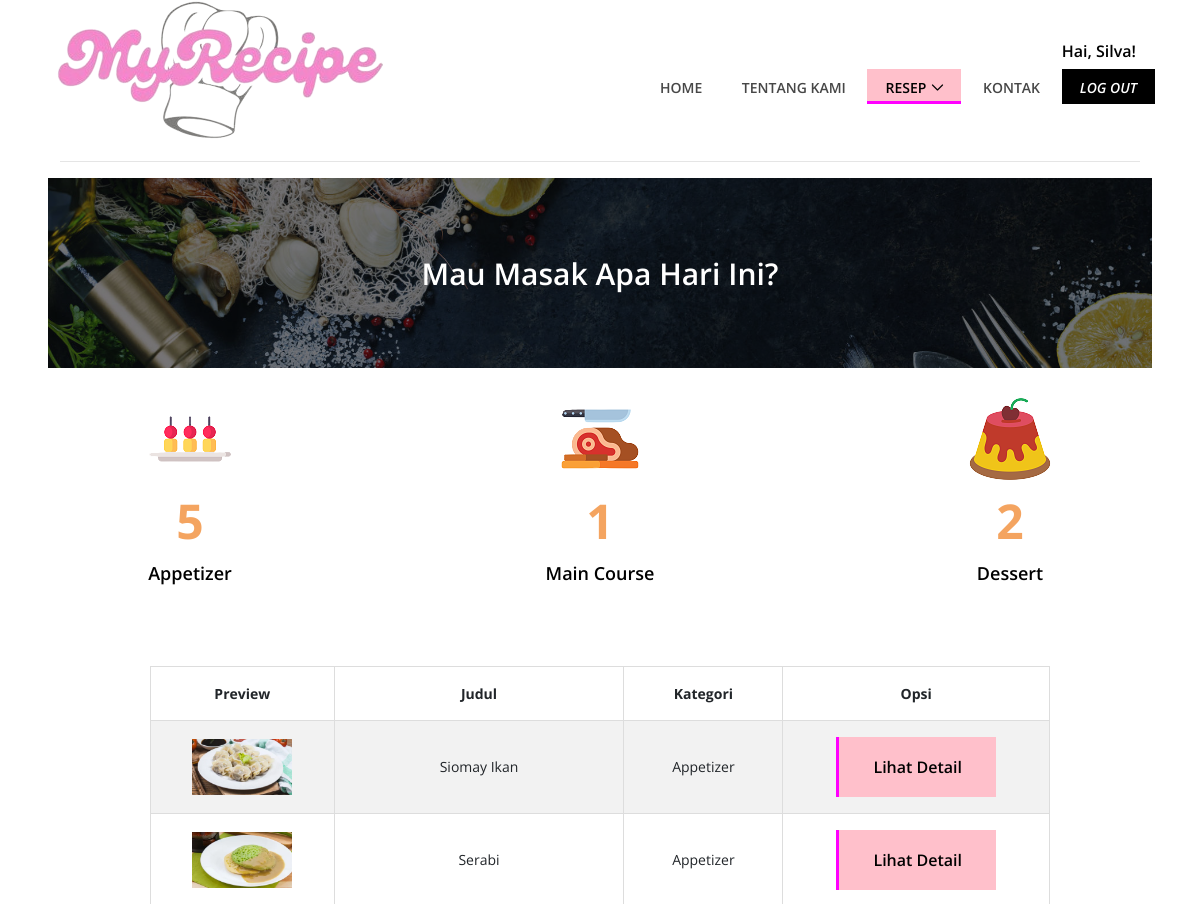
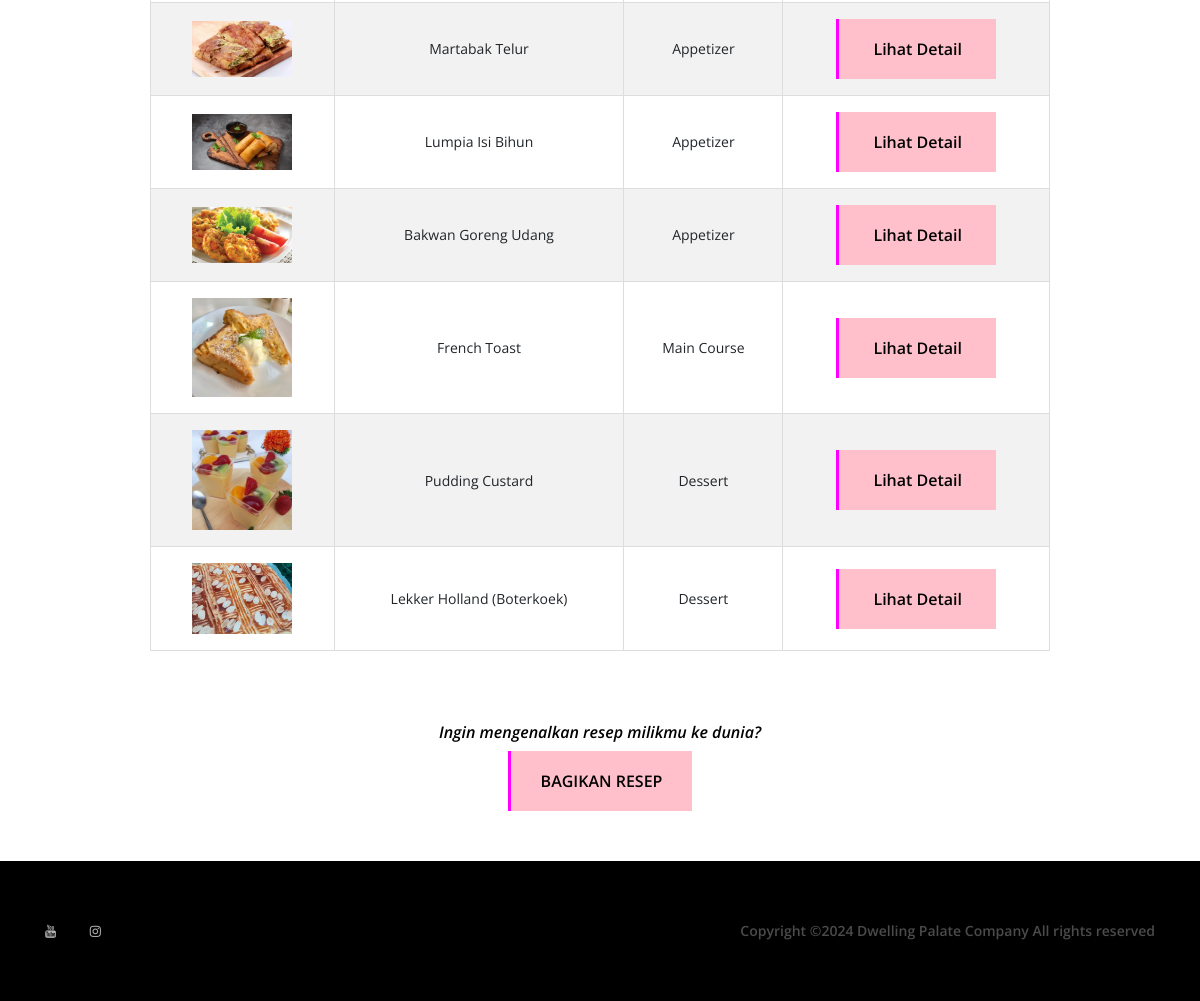
The page /output.php (signed in) on the database its author committed (2 pictures, top to bottom).
### tables this page shows
CREATE TABLE `dataresep` (
  `id_resep` int(11) NOT NULL,
  `judul` varchar(50) NOT NULL,
  `kategori` varchar(20) NOT NULL,
  `waktu` int(4) NOT NULL,
  `bahan` varchar(5000) NOT NULL,
  `langkah` varchar(5000) NOT NULL
);

### output.php (the view, shortened to what this page needs)
<?php
    $username = $_SESSION['username'];
?>
<!DOCTYPE html>
<html>
    <head>
        <link rel="stylesheet" href="style.css">
    </head>
    <body>
        <header class="header-area">
            <div class="main-menu">
                <div class="classy-nav-container breakpoint-off">
                    <div class="container">
                        <nav class="classy-navbar justify-content-between" id="deliciousNav">
                            <a class="nav-brand" href="home.php"><img src="img/png/logo1.png" alt=""></a>
                            <div class="classy-menu">
                                <div class="classynav">
                                    <ul>
                                        <li><a href="home.php">Home</a></li>
                                        <li><a href="home.php#about">Tentang Kami</a></li>
                                        <li class="active"><a href="#">Resep</a>
                                        </li>
                                        <li><a href="home.php#contact">Kontak</a></li>
                                        <li><?php echo "<h6>Hai, ".$username."!</h6>"?>
                                        <a style="background-color: black; color: white;" href=logout.php><i>LOG OUT</i></a></li>
                                    </ul>
                                </div>
                            </div>
                        </nav>
                    </div>
                </div>
            </div>
        </header>
        <center>
            <hr width="90%">
            <a href="output.php">
                <div class="breadcumb-area bg-img bg-overlay" style="background-image: url(img/background/breadcumb.jpg);">
                    <div class="container h-100">
                        <div class="row h-100 align-items-center">
                            <div class="col-12">
                                <div class="breadcumb-text text-center">
                                    <h2>Mau Masak Apa Hari Ini?</h2>
                                </div>
                            </div>
                        </div>
                    </div>
                </div>
            </a>
            <?php
                include 'koneksi.php';
                $totalapp = 0;
                $app = mysqli_query($konek, 'SELECT * FROM dataresep WHERE kategori = "Appetizer"');
                while($countapp=mysqli_fetch_array($app))
                {
                    $totalapp ++;
                }
                $totalmc = 0;
                $mc = mysqli_query($konek, 'SELECT * FROM dataresep WHERE kategori = "Main Course"');
                while($countmc=mysqli_fetch_array($mc))
                {
                    $totalmc ++;
                }
                $totaldes = 0;
                $des = mysqli_query($konek, 'SELECT * FROM dataresep WHERE kategori = "Dessert"');
                while($countdes=mysqli_fetch_array($des))
                {
                    $totaldes ++;
                }
                ?>
            <div class="row align-items-center mt-30">
                <div class="col-12 col-sm-8 col-lg-4">
                    <a href='output.php?kategori="Appetizer"'>
                        <div class="single-cool-fact">
                            <img src="img/png/appetizer.png" alt="">
                            <h3><span class="counter"><?php echo $totalapp;?></span></h3>
                            <h6>Appetizer</h6>
                        </div>
                    </a>
                </div>
                <div class="col-12 col-sm-8 col-lg-4">
                    <a href='output.php?kategori="Main Course"'>
                        <div class="single-cool-fact">
                            <img src="img/png/maincourse.png" alt="">
                            <h3><span class="counter"><?php echo $totalmc;?></span></h3>
                            <h6>Main Course</h6>
                        </div>
                    </a>
                </div>
                <div class="col-12 col-sm-8 col-lg-4">
                    <a href='output.php?kategori="Dessert"'>
                        <div class="single-cool-fact">
                            <img src="img/png/dessert.png" alt="">
                            <h3><span class="counter"><?php echo $totaldes;?></span></h3>
                            <h6>Dessert</h6>
                        </div>
                    </a>
                </div>
            </div>
        <table border="1">
            <tr>
                <td> <b>Preview</b> </td>
                <td> <b>Judul</b> </td>
                <td> <b>Kategori</b> </td>
                <td> <b>Opsi</b> </td>
            </tr>
            <?php
                if($kategori = $_GET['kategori']){
                    $query = mysqli_query($konek, "SELECT * from dataresep WHERE kategori = $kategori");
                }
                else{
                    $query = mysqli_query($konek, "SELECT * from dataresep");
                }
                while($data=mysqli_fetch_array($query))
                {?>
                    <tr>
                        <td><?php echo '<img src="img/preview/preview('.$data['id_resep'].').jpg" width=100px>'; ?>
                        <td><?php echo $data['judul'];?></td>
                        <td><?php echo $data['kategori'];?></td>
                        <td>
                            <a href=recipe_detail.php?id_resep=<?php echo $data['id_resep'];?>><button class="btn dwelling-btn" type="button">Lihat Detail</button></a>
                        </td>
                    <?php }
                    ?>
                    </tr>
        </table>
        <br>
        <h6 class="mt-50"><i> Ingin mengenalkan resep milikmu ke dunia? </i></h6>
        <a href=form.php><button class="btn dwelling-btn" type="button">BAGIKAN RESEP</button></a>
        </center>
        <footer class="footer-area mt-50">
            <div class="container h-100">
                <div class="row h-100">
                    <div class="col-12 h-100 d-flex flex-wrap align-items-center justify-content-between">
                    <div class="footer-social-info text-right">
                        <a href="https://youtube.com/@silvvaaa__?si=2TRw7t0GfwmfqRar" target="_blank"><i class="fa fa-youtube" aria-hidden="true"></i></a>
                        <a href="https://www.instagram.com/slvvaaa__?igsh=Z242NmJ2enBhajJu"  target="_blank"><i class="fa fa-instagram" aria-hidden="true""></i></a>
                    </div>
                        <p>Copyright &copy;<script>document.write(new Date().getFullYear());</script> Dwelling Palate Company All rights reserved</p>
                    </div>
                </div>
            </div>
        </footer>
    </body>
</html>

### style.css (style rules this page uses)
* { margin: 0; padding: 0; }
body { font-family: "Open Sans", sans-serif; font-size: 14px; }
h1, h2, h3, h4, h5, h6 { color: #000000; line-height: 1.3; font-weight: 600; }
p { color: #9b9b9b; font-size: 14px; line-height: 2; font-weight: 400; }
a, a:hover, a:focus { -webkit-transition-duration: 500ms; transition-duration: 500ms; text-decoration: none; outline: 0 solid transparent; color: #000000; font-weight: 600; font-size: 14px; color: #474747; }
ul, ol { margin: 0; }
ul li, ol li { list-style: none; }
img { height: auto; max-width: 100%; }
.mt-30 { margin-top: 30px !important; }
.mt-50 { margin-top: 50px !important; }
table { border-collapse: collapse; border-spacing: 0; width: 75%; border: 1px solid #ddd; }
th, td { text-align: center; padding: 16px; }
tr:nth-child(even) { background-color: #f2f2f2; }
.bg-img { background-position: center center; background-size: cover; background-repeat: no-repeat; }
.bg-overlay { position: relative; z-index: 2; background-position: center center; background-size: cover; }
.bg-overlay::after { background-color: rgba(10, 12, 18, 0.55); position: absolute; z-index: -1; top: 0; left: 0; width: 100%; height: 100%; content: ""; }
.dwelling-btn { display: inline-block; min-width: 160px; height: 60px; color: black; border: none; border-left: 3px solid magenta; border-radius: 0; padding: 0 30px; font-size: 16px; line-height: 58px; font-weight: 600; -webkit-transition-duration: 500ms; transition-duration: 500ms; text-transform: capitalize; background-color: pink; }
.header-area { position: relative; z-index: 100; width: 100%; }
.header-area .main-menu { position: relative; width: 100%; z-index: 100; height: 145px; }
.header-area .main-menu .classy-nav-container { background-color: transparent; }
.header-area .main-menu .classy-navbar { height: 145px; padding: 0; }
.header-area .main-menu .classy-navbar .classynav ul li a { font-weight: 600; }
.header-area .main-menu .classy-navbar .classynav > ul > li > a { text-transform: uppercase; padding: 12px 18px 11px; background-color: transparent; border-bottom: 3px solid transparent; line-height: 1; color: #474747; font-weight: 600; }
.header-area .main-menu .classy-navbar .classynav > ul > li.active > a { color: black; background-color: pink; border-bottom: 3px solid magenta; }
.header-area .main-menu .classy-navbar .classynav > ul > li.active > a::after { color: black; }
.footer-area { position: relative; z-index: 1; width: 100%; height: 140px; background-color: #000000; }
.footer-area .footer-social-info { padding-right: 15px; }
.footer-area .footer-social-info a { display: inline-block; color: #b6b6b6; font-size: 13px; margin-right: 30px; }
.footer-area .footer-social-info a:last-child { margin-right: 0; }
.footer-area p { color: #4b4b4b; font-weight: 600; margin-bottom: 0; padding-left: 15px; }
.breadcumb-area { position: relative; z-index: 10; width: 92%; height: 190px; margin-left: 4%; margin-right: 4%; }
.breadcumb-area .breadcumb-text h2 { font-size: 30px; margin-bottom: 0; color: #ffffff; }
.single-cool-fact { position: relative; text-align: center; z-index: 1; margin-bottom: 80px; }
.single-cool-fact img { display: block; margin: 0 auto 10px; }
.single-cool-fact h3 { font-size: 48px; margin-bottom: 10px; color: sandybrown; font-weight: 700; }
.single-cool-fact h6 { font-size: 18px; margin-bottom: 0; }

### rows shown on the page
dataresep: shows a picture, judul "Siomay Ikan", kategori "Appetizer"
dataresep: shows a picture, judul "Serabi", kategori "Appetizer"
dataresep: shows a picture, judul "Martabak Telur", kategori "Appetizer"
dataresep: shows a picture, judul "Lumpia Isi Bihun", kategori "Appetizer"
dataresep: shows a picture, judul "Bakwan Goreng Udang", kategori "Appetizer"
dataresep: shows a picture, judul "French Toast", kategori "Main Course"
dataresep: shows a picture, judul "Pudding Custard", kategori "Dessert"
dataresep: shows a picture, judul "Lekker Holland (Boterkoek)", kategori "Dessert"

### other values the page prints
$username "Silva"
$totalapp "5"
$totalmc "1"
$totaldes "2"
